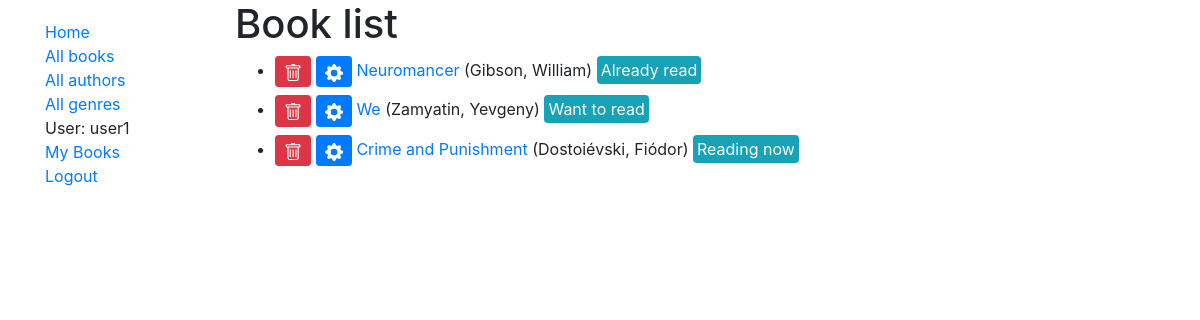
Screenshot of /catalog/books/ (signed in) with the database file from the repository.
### catalog/models.py (models this page shows, shortened)
class Book(models.Model):
    id = models.UUIDField(primary_key=True, default=uuid.uuid4)
    title = models.CharField(max_length=200)
    author = models.ForeignKey('Author', on_delete=models.SET_NULL, null=True)
    summary = models.TextField(max_length=1000)
    year = models.CharField(max_length=200, null=True, blank=True)
    genre = models.ManyToManyField(Genre)
    owner = models.ForeignKey(User, on_delete=models.SET_NULL, null=True, blank=True)
    READ_STATUS = {
        ('w', 'Want to read'),
        ('a', 'Already read'),
        ('r', 'Reading now')
    }
    status = models.CharField(
        max_length=1,
        choices=READ_STATUS,
        blank=True,
        default='w'
    )
    def get_absolute_url(self):
        return reverse('book-detail', args=[str(self.id)])
    def get_update_url(self):
        return reverse('book_update', args=[str(self.id)])
    def get_delete_url(self):
        return reverse('book_delete', args=[str(self.id)])

class Author(models.Model):
    first_name = models.CharField(max_length=100)
    last_name = models.CharField(max_length=100)
    date_of_birth = models.DateField(null=True, blank=True)
    date_of_death = models.DateField('Date of Death', null=True, blank=True)
    class Meta:
        ordering = ['last_name', 'first_name']
    def __str__(self):
        return f'{self.last_name}, {self.first_name}'

### catalog/views.py (the view)
# urls.py: path('books/', views.BookListView.as_view(), name='books'),
class BookListView(LoginRequiredMixin, generic.ListView):
    model = Book

### catalog/templates/catalog/book_list.html (shortened to what this page needs)
{% extends "base_generic.html" %}
{% block content %}
  <h1>Book list</h1>
  {% if book_list %}
  <ul>
    {% for book in book_list %}
      <li class="my-2">
        <a class="btn btn-sm btn-danger" href="{{ book.get_delete_url }}">
        </a>
        <a class="btn btn-sm btn-primary" href="{{ book.get_update_url }}">
        </a>
        <a href="{{ book.get_absolute_url }}">{{ book.title }}</a> ({{ book.author }})
        <span class="bg-info text-white rounded p-1">{{ book.get_status_display }}</span>
      </li>
    {% endfor %}
  </ul>
  {% else %}
    <p>There are no books in the catalog.</p>
  {% endif %}
{% endblock %}

### catalog/templates/base_generic.html (shortened to what this page needs)
<!doctype html>
<html lang="en">
  <head>
    <link rel="stylesheet" href="https://stackpath.bootstrapcdn.com/bootstrap/4.3.1/css/bootstrap.min.css">
    {% load static %}
    <link rel="stylesheet" href="{% static 'css/styles.css' %}">
  </head>
  <body>
    <section class="container">
      <div class="row">
        <div class="col-sm-2">
        {% block sidebar %}
          <ul class="sidebar-nav">
            <li><a href="{% url 'index' %}">Home</a></li>
            <li><a href="{% url 'books' %}">All books</a></li>
            <li><a href="{% url 'authors' %}">All authors</a></li>
            <li><a href="{% url 'genres' %}">All genres</a></li>
            {% if user.is_authenticated %}
              <li>User: {{ user.get_username }}</li>
              <li><a href="{% url 'my-owned' %}">My Books</a></li>
              <li><a href="{% url 'logout'%}?next={{request.path}}">Logout</a></li>
            {% else %}
              <li><a href="{% url 'login'%}?next={{request.path}}">Login</a></li>
            {% endif %}
          </ul>
        {% endblock %}
        </div>
        <div class="col-sm-10">{% block content %}{% endblock %}</div>
      </div>
    </section>
  </body>
</html>

### catalog/static/css/styles.css (style rules this page uses)
.sidebar-nav { margin-top: 20px; padding: 0; list-style: none; }

### rows the page displays
Book: title "Neuromancer", author "Gibson, William", status "Already read"
Book: title "We", author "Zamyatin, Yevgeny", status "Want to read"
Book: title "Crime and Punishment", author "Dostoiévski, Fiódor", status "Reading now"

### other values shown
{{ user.get_username }} "user1"
